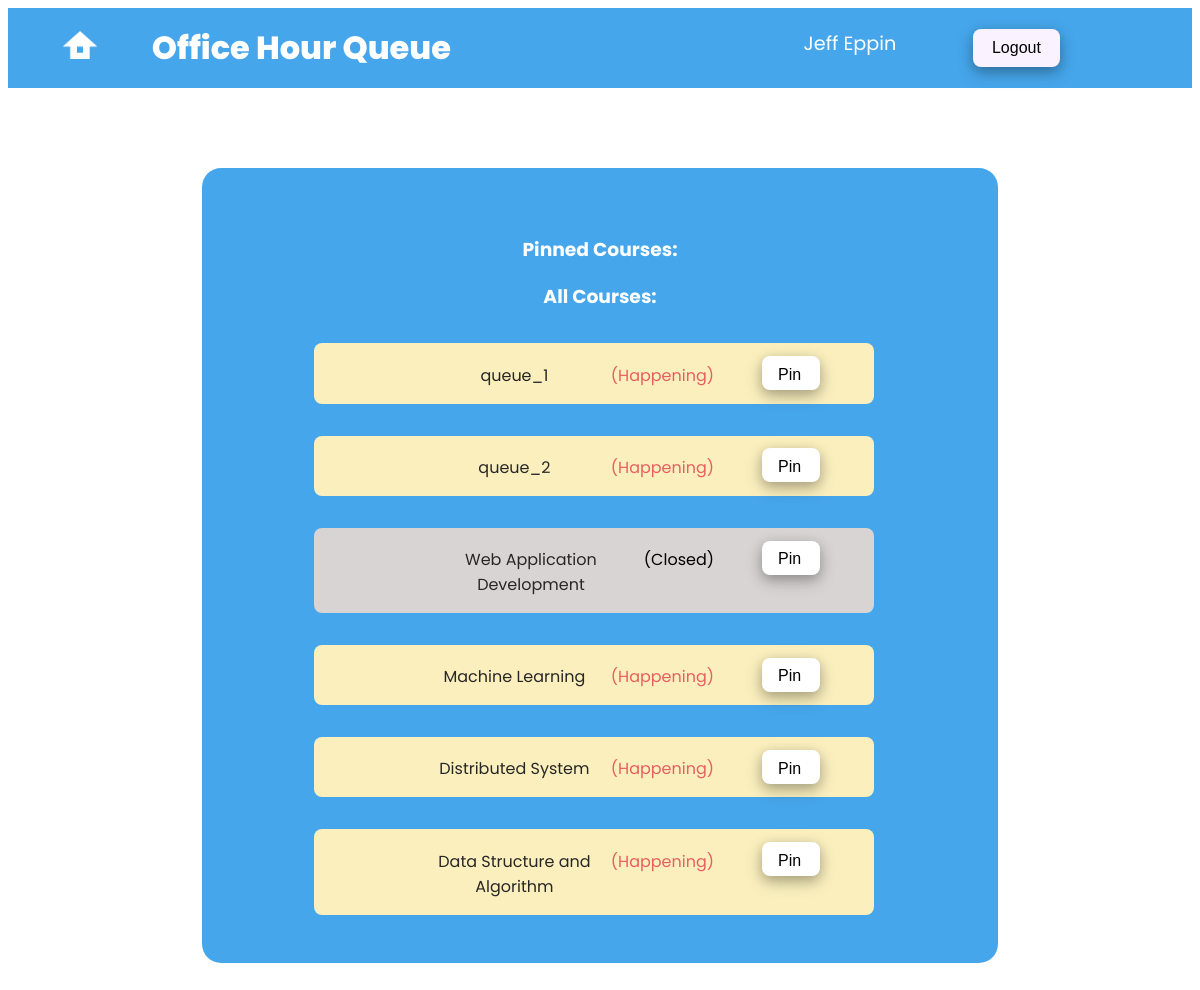
The page /courses (signed in) on the database its author committed.
### ohq/models.py (models this page shows, shortened)
class Queue(models.Model):
    name = models.CharField(max_length=20, unique=True)
    enabled = models.BooleanField()

### ohq/views.py (the view)
# urls.py: path('courses', views.courses_page, name='courses'),
@login_required
def courses_page(request):
    pinned_course = PinnedQueue.objects.filter(
        user_id__exact=request.user.id
    )
    pinned_course_list = []
    if pinned_course.count() > 0:
        pinned_course_list = pinned_course[0].pinned_course_list.all()
    unpinned_course_list = []
    for course in Queue.objects.all():
        if course not in pinned_course_list:
            unpinned_course_list.append(course)
    return render(request, 'ohq/courses.html',
                  {'unpinned_course': unpinned_course_list, 'pinned_course': pinned_course_list})

### ohq/templates/ohq/courses.html (shortened to what this page needs)
<!DOCTYPE html>
<html lang="en">
<head>
    {% load static %}
    <link href="{% static 'ohq/course.css' %}" rel="stylesheet" type="text/css">
</head>
<body>
        <div class='container'>
            <div class="container-item1" style="flex-basis: 10px; flex-grow: 2;">
                <a class="line-logo"><img src="/static/ohq/side-logo.png" alt='logo' class='logo' width="40px" height="28px"></a>
                <a class="ohq-text">Office Hour Queue</a>
            </div>
            <div class="container-item2" style="flex-basis: 10px; flex-grow: 1;">
                <a class="user-name"> {{ user.first_name }} {{ user.last_name }}</a>
                <a  href="{% url 'logout' %}"><button class="logout-button">Logout</button></a>
            </div>
        </div>
        <div class="courses-list-div">
            <div class="pinned-course-div">
            <h3> Pinned Courses: </h3>
            </div>
            <div class="unpinned-course-div">
            <h3> All Courses: </h3>
                {% for course in unpinned_course %}
                {% if course.enabled %}
                <div class="enabled-course-container">
                <div class="course-name-container">
                    <a class="course-name" href="{% url 'role-redirect' course.id %}">
                        {{course.name}}
                    </a>
                    <a class="class-happening"> (Happening) </a>
               </div>
                <div class="unpin-container">
                    <form class="pin-course" action="{% url 'pin_course' course.id %}" method="post">
                        <button class="pin-button">Pin</button>
                    </form>
                </div>
            </div>
            {% else %}
            <div class="disabled-course-container">
                <div class="course-name-container">
                    <a class="course-name" href="{% url 'role-redirect' course.id %}">
                        {{course.name}}
                    </a>
                    <a class="class-closed"> (Closed) </a>
               </div>
                <div class="unpin-container">
                    <form class="pin-course" action="{% url 'pin_course' course.id %}" method="post">
                        <button class="pin-button">Pin</button>
                    </form>
                </div>
            </div>
            {% endif %}
            {% endfor %}
            </div>
        </div>
</body>

### ohq/static/ohq/course.css (style rules this page uses)
body { background:white; font-family: 'Poppins', sans-serif; }
.ohq-text { min-width: 350px; }
.container { background-color: #46A6EB; height: 5em; display: flex; flex-direction: row; flex-wrap: nowrap; justify-content: space-around; align-items: center; min-width: 1000px; }
.container-item1 { color: white; text-align: center; width: 10em; line-height: 200%; font-weight: 800; font-size: 2em; flex-basis: 10em; display: flex; align-items: center; }
.container-item2 { display:flex; min-width: 200px; float: right; }
.line-logo { text-align: center; margin-left:1em; margin-right:0.2em; min-width: 80px; }
.user-name { color: white; font-size: 1.2em; margin:0px 1em 0em 0.5em; min-width: 150px; float: right; }
.logout-button { text-align: center; color:black; background-color: #FAF3FF; border: 0.5em; border-radius: 0.5em; padding: 0.6em 1.2em 0.6em 1.2em; font-size: 1em; margin:0em 1.5em 0em 0em; transition-duration: 0.4s; cursor: pointer; box-shadow: 0 4px 12px 0 rgba(0,0,0,0.2), 0 6px 18px 0 rgba(0,0,0,0.19); }
.courses-list-div { text-align: center; color:white; background-color: #46A6EB; min-height:25em; height: fit-content; width:50%; margin:5em auto; border: 0.5em; border-radius: 1.2em; padding: 3em 3em 3em 3em; min-width: 700px; }
.enabled-course-container { margin-left:4em; text-align: center; height:auto; width:80%; border-radius: 0.5em; display: flex; margin-top:2em; background-color: #faefbd; }
.class-happening { margin-left: 0.5em; color: rgb(231, 95, 95) }
.class-closed { margin-left: 0.5em; }
.disabled-course-container { margin-left:4em; text-align: center; color: black; background-color: rgb(216, 212, 212); height:auto; width:80%; border-radius: 0.5em; display: flex; margin-top:2em; }
.course-name-container { margin-left: 7em; margin-right:3em; margin-top:1.2em; margin-bottom:1em; display: flex; width: 80%; }
.pin-button { margin-top: 0.8em; margin-right:4em; text-align: center; color:black; background-color: white; border: 0.5em; border-radius: 0.5em; padding: 0.6em 1.2em 0.4em 1em; font-size: 1em; transition-duration: 0.4s; cursor: pointer; box-shadow: 0 4px 12px 0 rgba(0,0,0,0.2), 0 6px 18px 0 rgba(0,0,0,0.19); }
.unpin-container { width: 20%; }
.course-name { margin: auto; text-decoration: none; color:rgb(40, 39, 39); }

### rows shown on the page
Queue: name "queue_1"
Queue: name "queue_2"
Queue: name "Web Application Development"
Queue: name "Machine Learning"
Queue: name "Distributed System"
Queue: name "Data Structure and Algorithm"

### other values the page prints
{{ user.first_name }} "Jeff"
{{ user.last_name }} "Eppin"
